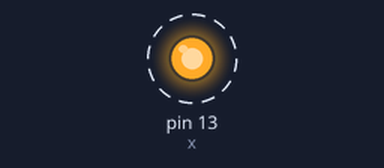
A sketch run on a simulated Arduino Uno, built with avr-gcc and run on an emulated ATmega328P. Shown: output pins drawn as LEDs (lit = HIGH). Dashed ring = blinking.

Above: at 4.05 s.
Timing chart, 0 to 7.0 s (numbered marks = the images above):
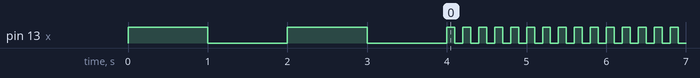

Measured:
- by itself, pin 13 (x): goes LOW 1.0 s, HIGH 1.0 s, LOW 1.0 s, 629 × (HIGH 0.10 s, LOW 0.10 s), HIGH 0.10 s, then LOW

The sketch:

Variable_blink.ino
```cpp
//this script helps you to understand the function of reset button

const int x = LED_BUILTIN;

void setup() {
  // put your setup code here, to run once:
  pinMode(x,OUTPUT);
  digitalWrite(x,HIGH);
  delay(1000);
  digitalWrite(x,LOW);
  delay(1000);
  digitalWrite(x,HIGH);
  delay(1000);
  digitalWrite(x,LOW);
  delay(1000);
}

void loop() {
  // put your main code here, to run repeatedly:
  digitalWrite(x,HIGH);
  delay(100);
  digitalWrite(x,LOW);
  delay(100);
}
```
